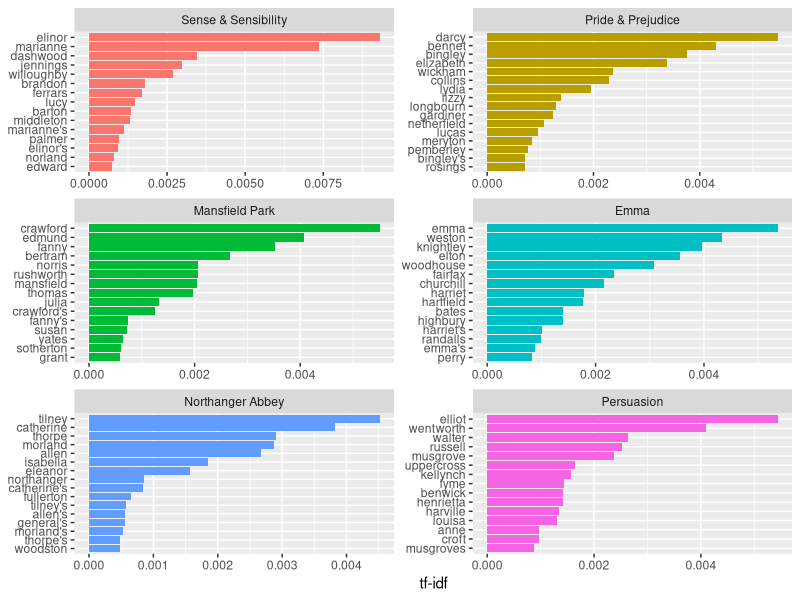

Write R code to recreate this figure.
## ---- chunk 1
knitr::opts_chunk$set(echo = TRUE)
## ---- chunk 2
library(tidyverse)
library(janeaustenr)
library(tidytext)

## ---- chunk 3
summary(austen_books())
## ---- chunk 4

#cargar los libros de jean
book_words <- austen_books() %>%
  unnest_tokens(word, text) %>% #separando cada libro por palabras
  count(book, word, sort = TRUE)#contando cada palabra de los libros (cuántes veces)

book_words

## ---- chunk 5
total_words <- book_words %>% 
  group_by(book) %>% 
  summarize(total = sum(n))
#número total de palabras en cada uno de los libros
total_words


## ---- chunk 6
book_words <- left_join(book_words, total_words) #juntar book_words con total_words

book_words

## ---- chunk 7
freq_by_rank <- book_words %>% 
  group_by(book) %>% #agrupar por libro
  mutate(rank = row_number(), 
         `term frequency` = n/total)# agregamos rango(la más común, el segundo menos común, etc) y frecuencia

freq_by_rank
## ---- chunk 8
book_words <- book_words %>%
  bind_tf_idf(word, book, n) 

# tf_idf = tf*idf
book_words
## ---- chunk 9

book_words %>%
  select(-total) %>%
  arrange(desc(tf_idf))


## ---- chunk 10
book_words %>%
  arrange(desc(tf_idf)) %>%
  mutate(word = factor(word, levels = rev(unique(word)))) %>% 
  group_by(book) %>% 
  top_n(15) %>% 
  ungroup() %>%
  ggplot(aes(word, tf_idf, fill = book)) +
  geom_col(show.legend = FALSE) +
  labs(x = NULL, y = "tf-idf") +
  facet_wrap(~book, ncol = 2, scales = "free") +
  coord_flip()
